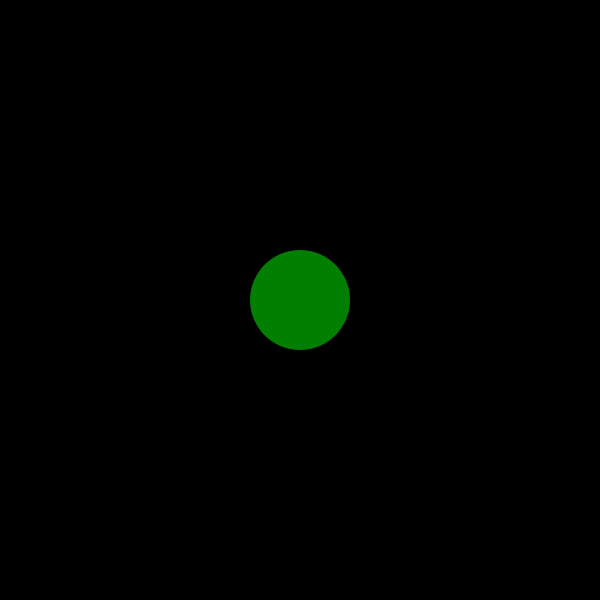
Frame 1 (no input)
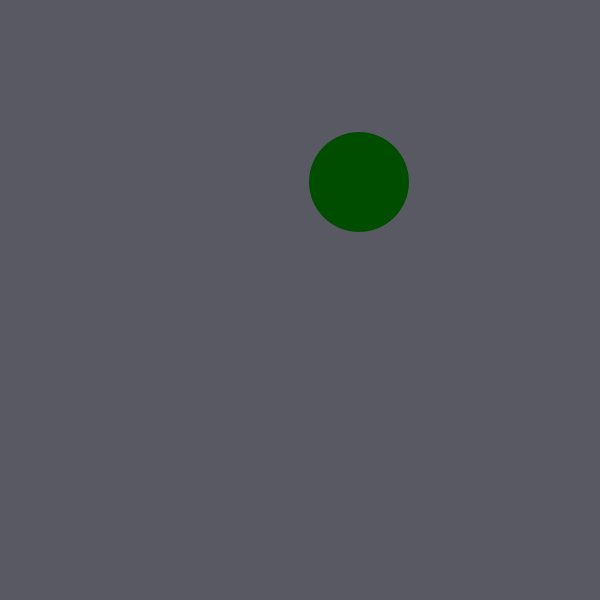
Frame 60 (the mouse pressed at the canvas centre just before this capture)
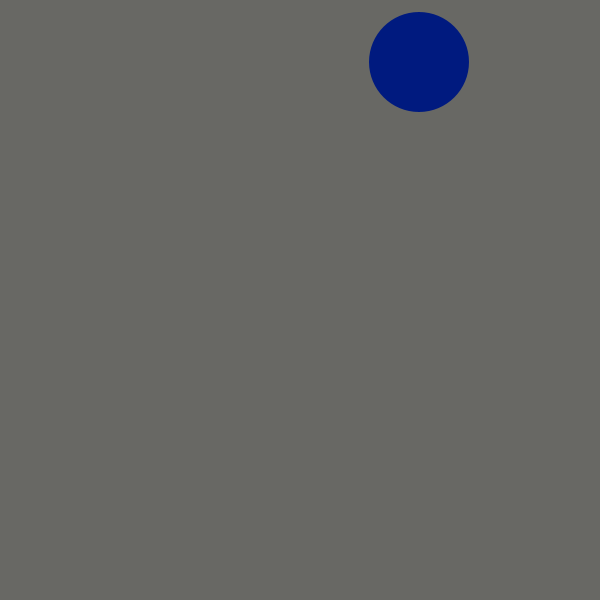
Frame 120 (the mouse held since frame 60 and released just before this capture)

The Processing sketch that drew these frames (run headless with seeded random() and noise(); from frame 60 on, the mouse is pressed at the canvas centre):

// Processing sketch: bouncing_ball
// ── bouncing_ball.pde
int x, y;
int size;

int xSpeed, ySpeed;

color bgColor;
int r, g, b;
int colorRange;

void setup (){
  size(600, 600);
  x = width/2;
  y = height/2;
  
  //xSpeed = int(random(-5,5));
  //ySpeed = int(random(-5,5));
  size = 100;
}


void draw (){
  
  background(bgColor);
  
  colorRange = int(map(x, 0, width, 0, 150));
  //first two varibales are the natural range of value "x"
  //the second two variables are the new range you wnat to map
  //your variable too
  
  bgColor = color(colorRange, colorRange, 100);
  
  noStroke();
  g = int(map(y,0,height,0,255));
  b = int(map(mouseX, 0, width, 0, 255));
  fill(0,g,b);
  ellipse (x, y, size, size);
  
  if(xSpeed==0 || ySpeed == 0 || xSpeed == ySpeed) {
    xSpeed = int(random(-5,5));
    ySpeed = int(random(-5,5));
  }
  println ("x: " + xSpeed + "y: " + ySpeed);

  x = x + xSpeed;
  y = y + ySpeed;
  
  if (x <= size/2 || x >= width - size/2){
    //xSpeed = int(random(-5,5));
    xSpeed = - xSpeed;
    
  }
  
  if (y <= size/2 || y >= height- size/2){
    ySpeed = - ySpeed;
    //ySpeed = int(random(-5,5));
  }

}
